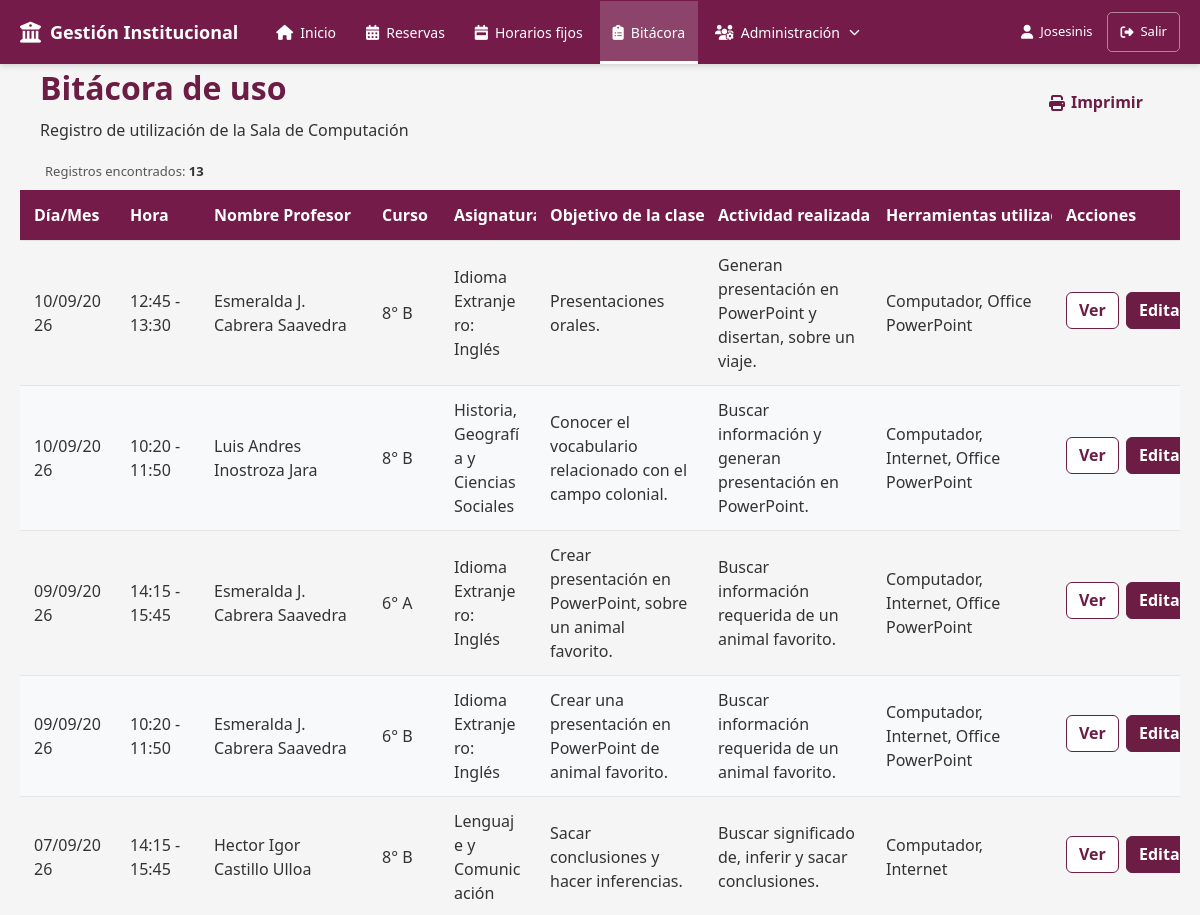
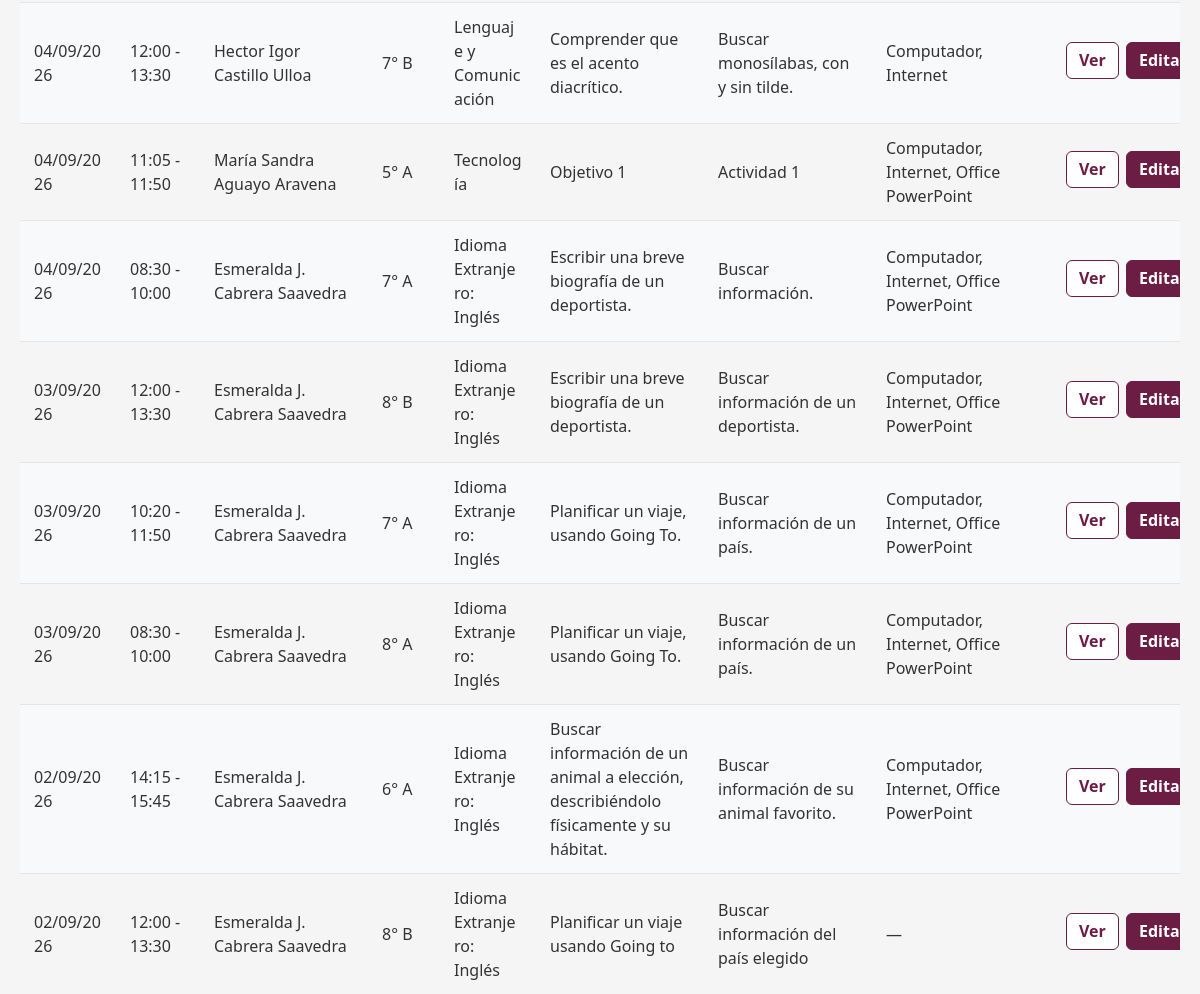
Screenshot of /modules/bitacoras/index.php (signed in) with the database file from the repository (2 pictures, top to bottom).
### tables this page shows
CREATE TABLE `bitacoras` (
  `id` int(11) NOT NULL,
  `reserva_id` int(11) DEFAULT NULL,
  `objetivo_clase` varchar(150) DEFAULT NULL,
  `actividad` varchar(150) DEFAULT NULL,
  `horario_fijo_ocurrencia_id` int(11) DEFAULT NULL,
  `observaciones` text DEFAULT NULL
);

CREATE TABLE `cursos` (
  `id` int(11) NOT NULL,
  `nombre_curso` varchar(10) NOT NULL DEFAULT '',
  `modalidad` enum('asignatura','taller') DEFAULT 'asignatura'
);

CREATE TABLE `asignaturas` (
  `id` int(11) NOT NULL,
  `asignatura_nombre` varchar(50) NOT NULL,
  `modalidad` enum('asignatura','taller') DEFAULT 'asignatura',
  `activo` tinyint(1) DEFAULT NULL
);

### modules/bitacoras/index.php (the view, shortened to what this page needs)
<?php
require_once '../../config/database.php';
function formatearFechaBitacora(string $fecha): string
{
    $fechaObj = DateTime::createFromFormat(
        'Y-m-d',
        $fecha
    );
    return $fechaObj->format('d/m/Y');
}
function obtenerHorarioBitacora(
    string $fecha,
    string $horaInicio,
    string $horaTermino,
    string $tipo
): string {
    $inicio = new DateTime(
        $fecha . ' ' . $horaInicio
    );
    $termino = new DateTime(
        $fecha . ' ' . $horaTermino
    );
    $duracion =
        $termino->getTimestamp()
        - $inicio->getTimestamp();
    $media = clone $inicio;
    $media->modify(
        '+' . ($duracion / 2) . ' seconds'
    );
    switch ($tipo) {
        case 'sub2':
            return
                $media->format('H:i')
                . ' - '
                . $termino->format('H:i');
        case 'completo':
        default:
            return
                $inicio->format('H:i')
                . ' - '
                . $termino->format('H:i');
    }
}
$registros = [];
$resultado = $conexion->query($sql);
if ($resultado) {
    while ($fila = $resultado->fetch_assoc()) {
        $registros[] = $fila;
    }
}
$totalRegistros = count($registros);
?>
<!DOCTYPE html>
<html lang="es">
<head>
    <link
        rel="stylesheet"
        href="https://cdnjs.cloudflare.com/ajax/libs/font-awesome/6.7.2/css/all.min.css">
    <link
        rel="stylesheet"
        href="../../assets/css/estilos.css">
    <link
        rel="stylesheet"
        href="../../assets/css/botones.css">
    <link
        rel="stylesheet"
        href="../../assets/css/formularios.css">
    <link
        rel="stylesheet"
        href="../../assets/css/tablas.css">
    <link
        rel="stylesheet"
        href="../../assets/css/reservas.css">
    <link
        rel="stylesheet"
        href="../../assets/css/bitacora.css">
</head>
<body>
    <?php
    require_once '../../includes/menu.php';
    ?>
    <div class="contenedor contenedor-bitacora">
        <div class="encabezado-pagina">
            <div>
                <h1>
                    Bitácora de uso
                </h1>
                <p>
                    Registro de utilización de la Sala de Computación
                </p>
            </div>
            <div>
                <a
                    href="imprimir.php"
                    class="btn btn-primary">
                    <i class="fa-solid fa-print"></i>
                    Imprimir
                </a>
            </div>
        </div>
        <div class="resumen-bitacora">
            Registros encontrados:
            <strong>
                <?= $totalRegistros ?>
            </strong>
        </div>
        <div class="tabla-bitacora-contenedor">
            <table class="tabla tabla-bitacora">
                <thead>
                    <tr>
                        <th>
                            Día/Mes
                        </th>
                        <th>
                            Hora
                        </th>
                        <th>
                            Nombre Profesor
                        </th>
                        <th>
                            Curso
                        </th>
                        <th>
                            Asignatura
                        </th>
                        <th>
                            Objetivo de la clase
                        </th>
                        <th>
                            Actividad realizada
                        </th>
                        <th>
                            Herramientas utilizadas
                        </th>
                        <th>
                            Acciones
                        </th>
                    </tr>
                </thead>
                <tbody>
                    <?php if (empty($registros)): ?>
                        <tr>
                            <td
                                colspan="9"
                                style="text-align: center;">
                                No existen registros en la bitácora.
                            </td>
                        </tr>
                    <?php else: ?>
                        <?php foreach ($registros as $registro): ?>
                            <?php
                            $fecha =
                                formatearFechaBitacora(
                                    $registro['fecha'] ?? ''
                                );
                            $hora =
                                obtenerHorarioBitacora(
                                    $registro['fecha'] ?? '',
                                    $registro['hora_inicio'] ?? '',
                                    $registro['hora_termino'] ?? '',
                                    $registro['tipo_uso'] ?? 'completo'
                                );
                            $objetivo =
                                trim(
                                    $registro['objetivo_clase'] ?? ''
                                );
                            $actividad =
                                trim(
                                    $registro['actividad'] ?? ''
                                );
                            $recursos =
                                trim(
                                    $registro['nombres_recursos'] ?? ''
                                );
                            ?>
                            <tr>
                                <td>
                                    <?= htmlspecialchars($fecha) ?>
                                </td>
                                <td>
                                    <?= htmlspecialchars($hora) ?>
                                </td>
                                <td>
                                    <?= htmlspecialchars(
                                        $registro['docente'] ?? ''
                                    ) ?>
                                </td>
                                <td>
                                    <?= htmlspecialchars(
                                        $registro['curso'] ?? ''
                                    ) ?>
                                </td>
                                <td>
                                    <?= htmlspecialchars(
                                        $registro['asignatura'] ?? ''
                                    ) ?>
                                </td>
                                <td>
                                    <?= htmlspecialchars(
                                        $objetivo !== ''
                                            ? $objetivo
                                            : '—'
                                    ) ?>
                                </td>
                                <td>
                                    <?= htmlspecialchars(
                                        $actividad !== ''
                                            ? $actividad
                                            : '—'
                                    ) ?>
                                </td>
                                <td>
                                    <?= htmlspecialchars(
                                        $recursos !== ''
                                            ? $recursos
                                            : '—'
                                    ) ?>
                                </td>
                                <td class="acciones-bitacora">
                                    <?php if (
                                        $rolUsuario === 'admin'
                                        ||
                                        $rolUsuario === 'superadmin'
                                    ): ?>
                                        <a
                                            href="ver.php?id=<?= (int) $registro['bitacora_id'] ?>"
                                            class="btn btn-secundario btn-bitacora">
                                            Ver
                                        </a>
                                        <a
                                            href="editar.php?id=<?= (int) $registro['bitacora_id'] ?>"
                                            class="btn btn-primario btn-bitacora">
                                            Editar
                                        </a>
                                    <?php endif; ?>
                                </td>
                            </tr>
                        <?php endforeach; ?>
                    <?php endif; ?>
                </tbody>
            </table>
        </div>
    </div>
</body>
</html>

### assets/css/estilos.css (style rules this page uses)
:root { --color-primario: #6b1d44; --color-primario-hover: #5b1739; --color-primario-original: #4e0227; --color-exito: #198754; --color-exito-hover: #157347; --color-advertencia: #ffc107; --color-advertencia-hover: #e0a800; --color-error: #dc3545; --color-error-hover: #bb2d3b; --color-fondo: #ffffff; --color-fondo-secundario: #f5f5f5; --color-fondo-neutro: #eeeeee; --color-texto: #333333; --color-texto-secundario: #666666; --color-borde: #d9c5cf; --radio-borde: 6px; --ancho-formulario: 700px; --btn-padding-y: 8px; --btn-padding-x: 16px; --btn-transicion: .2s ease; --sombra-focus: 0 0 5px rgba(107, 29, 68, 0.25); }
* { margin: 0; padding: 0; box-sizing: border-box; }
html { font-size: 16px; }
body { font-family: "Segoe UI", Tahoma, Geneva, Verdana, sans-serif; font-size: 1rem; line-height: 1.5; color: var(--color-texto); background-color: var(--color-fondo-secundario); }
h1, h2, h3, h4, h5, h6 { color: var(--color-primario); font-weight: 600; }
p { margin-bottom: 1rem; }
a { color: var(--color-primario); text-decoration: none; transition: color 0.2s ease; }
.contenedor { width: 90%; max-width: 1200px; margin: 0 auto; }
.encabezado-pagina { display: flex; justify-content: space-between; align-items: center; gap: 20px; margin-bottom: 20px; }
.encabezado-pagina h1 { margin: 0; }
.encabezado-pagina p { margin: 6px 0 0; }
.encabezado-pagina .btn-primary { display: inline-flex; align-items: center; justify-content: center; padding: 9px 16px; font-weight: 600; text-decoration: none; white-space: nowrap; }

### assets/css/botones.css (style rules this page uses)
.btn { display: inline-flex; align-items: center; justify-content: center; padding: 8px 16px; font-family: inherit; font-size: inherit; line-height: 1.2; font-weight: 600; text-decoration: none; white-space: nowrap; cursor: pointer; border: 1px solid transparent; border-radius: var(--radio-borde); box-sizing: border-box; transition: background-color 0.2s ease, border-color 0.2s ease, color 0.2s ease, box-shadow 0.2s ease; }
.btn i { margin-right: 6px; }
.btn-primario { color: var(--color-fondo); background-color: var(--color-primario); border-color: var(--color-primario); }
.btn-secundario { color: var(--color-primario); background-color: var(--color-fondo); border-color: var(--color-primario); }

### assets/css/tablas.css (style rules this page uses)
.tabla { width: 100%; min-width: 1400px; border-collapse: collapse; }
.tabla thead th { padding: 13px 14px; background-color: var(--color-primario); color: #fff; font-weight: 600; text-align: left; white-space: nowrap; }
.tabla tbody td { padding: 12px 14px; border-top: 1px solid #e5e5e5; color: var(--color-texto); vertical-align: middle; }
.tabla tbody tr:nth-child(even) { background-color: #f8f9fa; }

### rows the page displays
bitacoras: fecha "10/09/2026", hora "12:45 - 13:30", docente "Esmeralda J. Cabrera Saavedra", cursos.nombre_curso "8° B", asignaturas.asignatura_nombre "Idioma Extranjero: Inglés", objetivo "Presentaciones orales.", actividad "Generan presentación en PowerPoint y disertan, sobre un viaje.", recursos "Computador, Office PowerPoint"
bitacoras: fecha "10/09/2026", hora "10:20 - 11:50", docente "Luis Andres Inostroza Jara", cursos.nombre_curso "8° B", asignaturas.asignatura_nombre "Historia, Geografía y Ciencias Sociales", objetivo "Conocer el vocabulario relacionado con el campo colonial.", actividad "Buscar información y generan presentación en PowerPoint.", recursos "Computador, Internet, Office PowerPoint"
bitacoras: fecha "09/09/2026", hora "14:15 - 15:45", docente "Esmeralda J. Cabrera Saavedra", cursos.nombre_curso "6° A", asignaturas.asignatura_nombre "Idioma Extranjero: Inglés", objetivo "Crear presentación en PowerPoint, sobre un animal favorito.", actividad "Buscar información requerida de un animal favorito.", recursos "Computador, Internet, Office PowerPoint"
bitacoras: fecha "09/09/2026", hora "10:20 - 11:50", docente "Esmeralda J. Cabrera Saavedra", cursos.nombre_curso "6° B", asignaturas.asignatura_nombre "Idioma Extranjero: Inglés", objetivo "Crear una presentación en PowerPoint de animal favorito.", actividad "Buscar información requerida de un animal favorito.", recursos "Computador, Internet, Office PowerPoint"
bitacoras: fecha "07/09/2026", hora "14:15 - 15:45", docente "Hector Igor Castillo Ulloa", cursos.nombre_curso "8° B", asignaturas.asignatura_nombre "Lenguaje y Comunicación", objetivo "Sacar conclusiones y hacer inferencias.", actividad "Buscar significado de, inferir y sacar conclusiones.", recursos "Computador, Internet"
bitacoras: fecha "04/09/2026", hora "12:00 - 13:30", docente "Hector Igor Castillo Ulloa", cursos.nombre_curso "7° B", asignaturas.asignatura_nombre "Lenguaje y Comunicación", objetivo "Comprender que es el acento diacrítico.", actividad "Buscar monosílabas, con y sin tilde.", recursos "Computador, Internet"
bitacoras: fecha "04/09/2026", hora "11:05 - 11:50", docente "María Sandra Aguayo Aravena", cursos.nombre_curso "5° A", asignaturas.asignatura_nombre "Tecnología", objetivo "Objetivo 1", actividad "Actividad 1", recursos "Computador, Internet, Office PowerPoint"
bitacoras: fecha "04/09/2026", hora "08:30 - 10:00", docente "Esmeralda J. Cabrera Saavedra", cursos.nombre_curso "7° A", asignaturas.asignatura_nombre "Idioma Extranjero: Inglés", objetivo "Escribir una breve biografía de un deportista.", actividad "Buscar información.", recursos "Computador, Internet, Office PowerPoint"
bitacoras: fecha "03/09/2026", hora "12:00 - 13:30", docente "Esmeralda J. Cabrera Saavedra", cursos.nombre_curso "8° B", asignaturas.asignatura_nombre "Idioma Extranjero: Inglés", objetivo "Escribir una breve biografía de un deportista.", actividad "Buscar información de un deportista.", recursos "Computador, Internet, Office PowerPoint"
bitacoras: fecha "03/09/2026", hora "10:20 - 11:50", docente "Esmeralda J. Cabrera Saavedra", cursos.nombre_curso "7° A", asignaturas.asignatura_nombre "Idioma Extranjero: Inglés", objetivo "Planificar un viaje, usando Going To.", actividad "Buscar información de un país.", recursos "Computador, Internet, Office PowerPoint"
bitacoras: fecha "03/09/2026", hora "08:30 - 10:00", docente "Esmeralda J. Cabrera Saavedra", cursos.nombre_curso "8° A", asignaturas.asignatura_nombre "Idioma Extranjero: Inglés", objetivo "Planificar un viaje, usando Going To.", actividad "Buscar información de un país.", recursos "Computador, Internet, Office PowerPoint"
bitacoras: fecha "02/09/2026", hora "14:15 - 15:45", docente "Esmeralda J. Cabrera Saavedra", cursos.nombre_curso "6° A", asignaturas.asignatura_nombre "Idioma Extranjero: Inglés", objetivo "Buscar información de un animal a elección, describiéndolo físicamente y su hábitat.", actividad "Buscar información de su animal favorito.", recursos "Computador, Internet, Office PowerPoint"
bitacoras: fecha "02/09/2026", hora "12:00 - 13:30", docente "Esmeralda J. Cabrera Saavedra", cursos.nombre_curso "8° B", asignaturas.asignatura_nombre "Idioma Extranjero: Inglés", objetivo "Planificar un viaje usando Going to", actividad "Buscar información del país elegido", recursos "—"

### other values shown
$nombreUsuario "Josesinis"
$totalRegistros "13"
